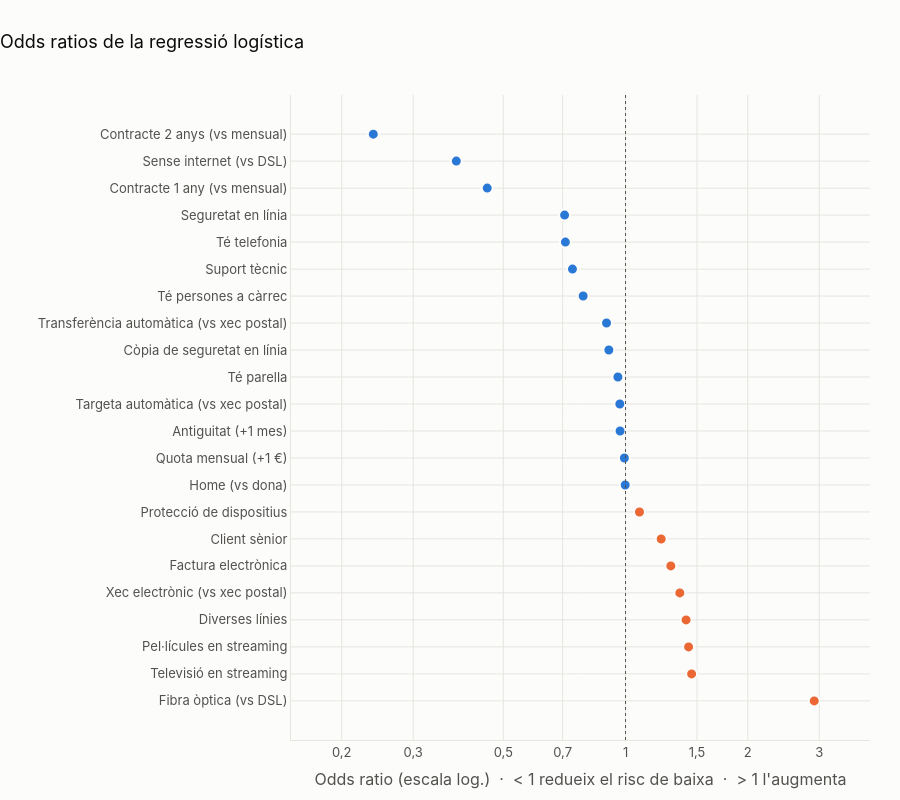

The code cell stored with this chart in its notebook:
### Markdown cell above
## Per què decideixen així?

### Regressió logística: odds ratios

Odds ratio $= e^{\beta_j}$, mantenint la resta de variables constants. Per a les numèriques s'expressa
per unitat original (+1 mes, +1 €).

### Code cell
ors = odds_ratios(M["Regressió logística"], dades["columnes"])
fig = fig_odds_ratios(ors, "Odds ratios de la regressió logística")
exportar(fig, "cl_odds_ratios"); fig.show()
ors.assign(interpretacio=ors["OR"].map(interpretar_or))[["nom", "OR", "interpretacio"]]

### Figure 1 — Plotly figure (JSON) as saved in the notebook; plotly's stock layout.template omitted (floating-point values rounded to 4 significant figures)
{"data": [{"hovertemplate": "<b>%{y}</b><br>Odds ratio = %{x:.2f}<extra></extra>", "marker": {"color": ["#eb6834", "#eb6834", "#eb6834", "#eb6834", "#eb6834", "#eb6834", "#eb6834", "#eb6834", "#2a78d6", "#2a78d6", "#2a78d6", "#2a78d6", "#2a78d6", "#2a78d6", "#2a78d6", "#2a78d6", "#2a78d6", "#2a78d6", "#2a78d6", "#2a78d6", "#2a78d6", "#2a78d6"], "line": {"color": "#fcfcfb", "width": 2}, "size": 11}, "mode": "markers", "showlegend": false, "type": "scatter", "x": [2.916, 1.455, 1.43, 1.41, 1.36, 1.293, 1.224, 1.082, 0.9981, 0.9933, 0.9695, 0.9681, 0.9576, 0.9098, 0.8978, 0.7863, 0.7401, 0.711, 0.7078, 0.4564, 0.383, 0.2392], "y": ["Fibra òptica (vs DSL)", "Televisió en streaming", "Pel·lícules en streaming", "Diverses línies", "Xec electrònic (vs xec postal)", "Factura electrònica", "Client sènior", "Protecció de dispositius", "Home (vs dona)", "Quota mensual (+1 €)", "Antiguitat (+1 mes)", "Targeta automàtica (vs xec postal)", "Té parella", "Còpia de seguretat en línia", "Transferència automàtica (vs xec postal)", "Té persones a càrrec", "Suport tècnic", "Té telefonia", "Seguretat en línia", "Contracte 1 any (vs mensual)", "Sense internet (vs DSL)", "Contracte 2 anys (vs mensual)"]}], "layout": {"font": {"color": "#52514e", "family": "Inter, Segoe UI, sans-serif", "size": 13}, "height": 800, "hoverlabel": {"bgcolor": "white", "font": {"color": "#0b0b0b"}}, "legend": {"font": {"color": "#0b0b0b"}, "orientation": "h", "x": 0, "xanchor": "left", "y": 1.01, "yanchor": "bottom"}, "margin": {"b": 60, "l": 60, "r": 30, "t": 95}, "paper_bgcolor": "#fcfcfb", "plot_bgcolor": "#fcfcfb", "separators": ",.", "shapes": [{"line": {"color": "#52514e", "dash": "dot", "width": 1}, "type": "line", "x0": 1, "x1": 1, "xref": "x", "y0": 0, "y1": 1, "yref": "y domain"}], "title": {"font": {"color": "#0b0b0b", "size": 18}, "text": "Odds ratios de la regressió logística", "x": 0, "xanchor": "left"}, "xaxis": {"gridcolor": "#e6e5e0", "linecolor": "#e6e5e0", "range": [-0.8239, 0.6021], "ticktext": ["0,2", "0,3", "0,5", "0,7", "1", "1,5", "2", "3"], "tickvals": [0.2, 0.3, 0.5, 0.7, 1, 1.5, 2, 3], "title": {"font": {"color": "#52514e"}, "text": "Odds ratio (escala log.)  ·  < 1 redueix el risc de baixa  ·  > 1 l'augmenta"}, "type": "log", "zeroline": false}, "yaxis": {"automargin": true, "gridcolor": "#e6e5e0", "linecolor": "#e6e5e0", "title": {"font": {"color": "#52514e"}, "text": ""}, "zeroline": false}}}
